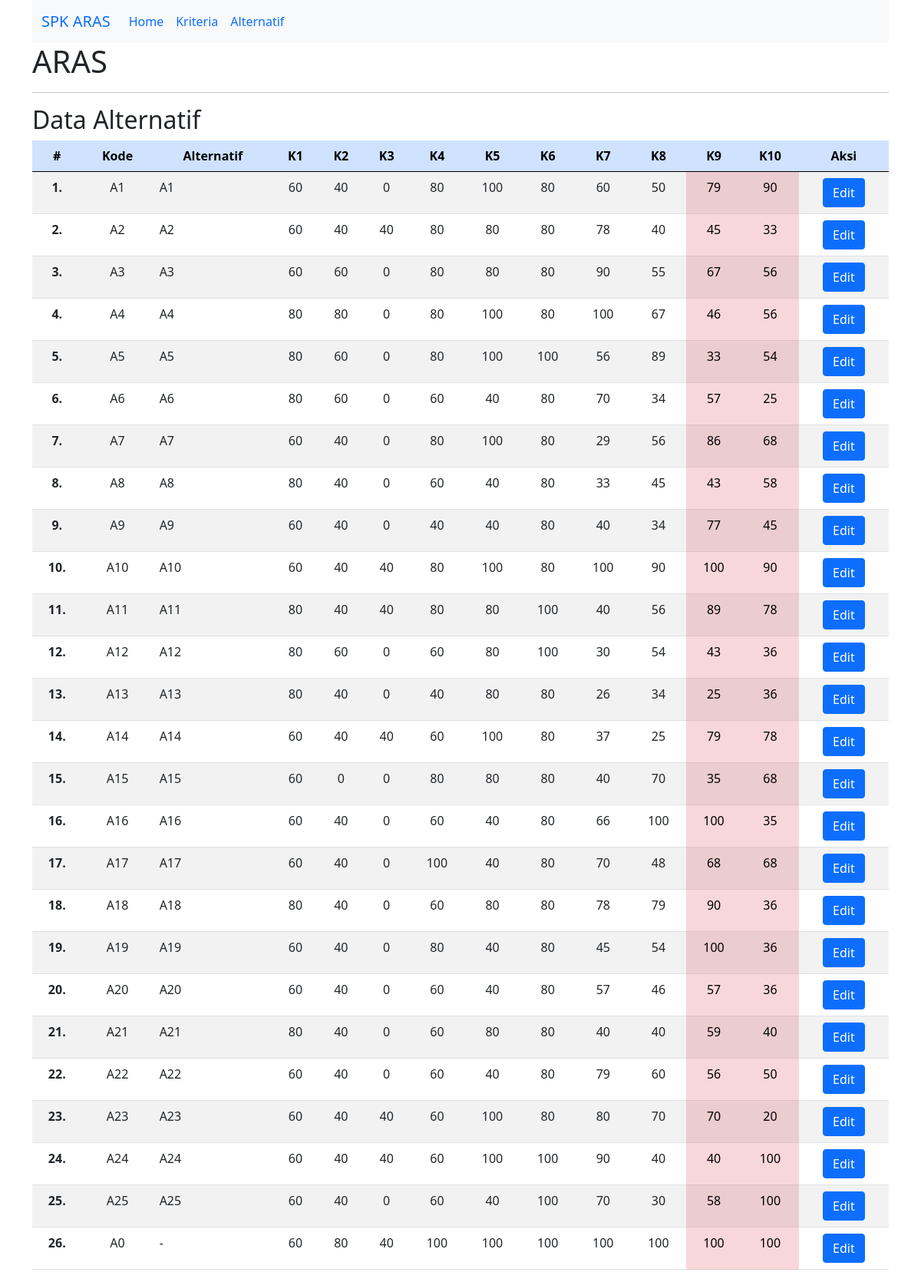
The page /alternatif.php on the database its author committed.
### tables this page shows
CREATE TABLE `tb_alternatif` (
  `id` int(6) NOT NULL,
  `kode` varchar(30) DEFAULT NULL,
  `alternatif` varchar(30) DEFAULT NULL,
  `k1` double DEFAULT NULL,
  `k2` double DEFAULT NULL,
  `k3` double DEFAULT NULL,
  `k4` double DEFAULT NULL,
  `k5` double DEFAULT NULL,
  `k6` double NOT NULL,
  `k7` double NOT NULL,
  `k8` double NOT NULL,
  `k9` double NOT NULL,
  `k10` double NOT NULL,
  `cost1` double NOT NULL,
  `cost2` double NOT NULL,
  `cost3` double NOT NULL,
  `cost4` double NOT NULL,
  `cost5` double NOT NULL,
  `cost6` double NOT NULL,
  `cost7` double NOT NULL,
  `cost8` double NOT NULL,
  `cost9` double NOT NULL,
  `cost10` double NOT NULL
);

### alternatif.php (the view, shortened to what this page needs)
<?php
$db = new mysqli('localhost','root','','aras10');
?>
<!doctype html>
<html lang="en">
<head>
  <link href="https://cdn.jsdelivr.net/npm/bootstrap@5.0.2/dist/css/bootstrap.min.css" rel="stylesheet">
</head>
<body>
 <div class="container">
<nav class="navbar navbar-expand-lg bg-light ">
  <div class="container-fluid">
    <a class="navbar-brand" href="#">SPK ARAS</a>
    <div class="collapse navbar-collapse" id="navbarNavDropdown">
      <ul class="navbar-nav">
        <li class="nav-item">
          <a class="nav-link active" aria-current="page" href="index.php">Home</a>
        </li>
        <li class="nav-item">
          <a class="nav-link" href="kriteria.php">Kriteria</a>
        </li>
        <li class="nav-item">
          <a class="nav-link" href="alternatif.php">Alternatif</a>
        </li>
      </ul>
    </div>
  </div>
</nav>
    <h1>ARAS</h1>
    <hr>
    <h2> Data Alternatif</h2>
    <table class="table table-striped">
      <thead class="table-primary">
        <tr>
          <th class="text-center">#</th>
          <th class="text-center">Kode</th>
          <th class="text-center">Alternatif</th>
          <th class="text-center">K1</th>
          <th class="text-center">K2</th>
          <th class="text-center">K3</th>
          <th class="text-center">K4</th>
          <th class="text-center">K5</th>
          <th class="text-center">K6</th>
          <th class="text-center">K7</th>
          <th class="text-center">K8</th>
          <th class="text-center">K9</th>
          <th class="text-center">K10</th>
          <th class="text-center">Aksi</th>
        </tr>
      </thead>
      <tbody>
        <?php
        $no = 1;
		$sql    = $db->QUERY ("SELECT * FROM `tb_alternatif` ORDER BY id ASC ");
		while   ($tampil = mysqli_fetch_array($sql)){
        ?>
          <tr>
            <th class="text-center"><?= $no++ ?>.</th>
            <td class="text-center"><?= $tampil['kode']; ?></td>
            <td class="text-left"><?= $tampil['alternatif']; ?></td>
            <td class="text-center"><?= $tampil['k1']; ?></td>
            <td class="text-center"><?= $tampil['k2']; ?></td>
            <td class="text-center"><?= $tampil['k3']; ?></td>
            <td class="text-center"><?= $tampil['k4']; ?></td>
            <td class="text-center"><?= $tampil['k5']; ?></td>
            <td class="text-center"><?= $tampil['k6']; ?></td>
            <td class="text-center"><?= $tampil['k7']; ?></td>
            <td class="text-center"><?= $tampil['k8']; ?></td>
            <td class="text-center table-danger"><?= $tampil['k9']; ?></td>
            <td class="text-center table-danger"><?= $tampil['k10']; ?></td>
            <td class="text-center">
			<a href="alternatif-add.php?id=<?php echo $tampil['id'];?>"><button type="button" class="btn btn-primary">Edit</button></a>
			</td>
          </tr>
		<?php }?>
		  </tbody>
    </table>
  </div>
</body>
</html>
</body>
</html>

### rows shown on the page
tb_alternatif: kode "A1", alternatif "A1", k1 "60", k2 "40", k3 "0", k4 "80", k5 "100", k6 "80", k7 "60", k8 "50", k9 "79", k10 "90"
tb_alternatif: kode "A2", alternatif "A2", k1 "60", k2 "40", k3 "40", k4 "80", k5 "80", k6 "80", k7 "78", k8 "40", k9 "45", k10 "33"
tb_alternatif: kode "A3", alternatif "A3", k1 "60", k2 "60", k3 "0", k4 "80", k5 "80", k6 "80", k7 "90", k8 "55", k9 "67", k10 "56"
tb_alternatif: kode "A4", alternatif "A4", k1 "80", k2 "80", k3 "0", k4 "80", k5 "100", k6 "80", k7 "100", k8 "67", k9 "46", k10 "56"
tb_alternatif: kode "A5", alternatif "A5", k1 "80", k2 "60", k3 "0", k4 "80", k5 "100", k6 "100", k7 "56", k8 "89", k9 "33", k10 "54"
tb_alternatif: kode "A6", alternatif "A6", k1 "80", k2 "60", k3 "0", k4 "60", k5 "40", k6 "80", k7 "70", k8 "34", k9 "57", k10 "25"
tb_alternatif: kode "A7", alternatif "A7", k1 "60", k2 "40", k3 "0", k4 "80", k5 "100", k6 "80", k7 "29", k8 "56", k9 "86", k10 "68"
tb_alternatif: kode "A8", alternatif "A8", k1 "80", k2 "40", k3 "0", k4 "60", k5 "40", k6 "80", k7 "33", k8 "45", k9 "43", k10 "58"
tb_alternatif: kode "A9", alternatif "A9", k1 "60", k2 "40", k3 "0", k4 "40", k5 "40", k6 "80", k7 "40", k8 "34", k9 "77", k10 "45"
tb_alternatif: kode "A10", alternatif "A10", k1 "60", k2 "40", k3 "40", k4 "80", k5 "100", k6 "80", k7 "100", k8 "90", k9 "100", k10 "90"
tb_alternatif: kode "A11", alternatif "A11", k1 "80", k2 "40", k3 "40", k4 "80", k5 "80", k6 "100", k7 "40", k8 "56", k9 "89", k10 "78"
tb_alternatif: kode "A12", alternatif "A12", k1 "80", k2 "60", k3 "0", k4 "60", k5 "80", k6 "100", k7 "30", k8 "54", k9 "43", k10 "36"
tb_alternatif: kode "A13", alternatif "A13", k1 "80", k2 "40", k3 "0", k4 "40", k5 "80", k6 "80", k7 "26", k8 "34", k9 "25", k10 "36"
tb_alternatif: kode "A14", alternatif "A14", k1 "60", k2 "40", k3 "40", k4 "60", k5 "100", k6 "80", k7 "37", k8 "25", k9 "79", k10 "78"
tb_alternatif: kode "A15", alternatif "A15", k1 "60", k2 "0", k3 "0", k4 "80", k5 "80", k6 "80", k7 "40", k8 "70", k9 "35", k10 "68"
tb_alternatif: kode "A16", alternatif "A16", k1 "60", k2 "40", k3 "0", k4 "60", k5 "40", k6 "80", k7 "66", k8 "100", k9 "100", k10 "35"
tb_alternatif: kode "A17", alternatif "A17", k1 "60", k2 "40", k3 "0", k4 "100", k5 "40", k6 "80", k7 "70", k8 "48", k9 "68", k10 "68"
tb_alternatif: kode "A18", alternatif "A18", k1 "80", k2 "40", k3 "0", k4 "60", k5 "80", k6 "80", k7 "78", k8 "79", k9 "90", k10 "36"
tb_alternatif: kode "A19", alternatif "A19", k1 "60", k2 "40", k3 "0", k4 "80", k5 "40", k6 "80", k7 "45", k8 "54", k9 "100", k10 "36"
tb_alternatif: kode "A20", alternatif "A20", k1 "60", k2 "40", k3 "0", k4 "60", k5 "40", k6 "80", k7 "57", k8 "46", k9 "57", k10 "36"
tb_alternatif: kode "A21", alternatif "A21", k1 "80", k2 "40", k3 "0", k4 "60", k5 "80", k6 "80", k7 "40", k8 "40", k9 "59", k10 "40"
tb_alternatif: kode "A22", alternatif "A22", k1 "60", k2 "40", k3 "0", k4 "60", k5 "40", k6 "80", k7 "79", k8 "60", k9 "56", k10 "50"
tb_alternatif: kode "A23", alternatif "A23", k1 "60", k2 "40", k3 "40", k4 "60", k5 "100", k6 "80", k7 "80", k8 "70", k9 "70", k10 "20"
tb_alternatif: kode "A24", alternatif "A24", k1 "60", k2 "40", k3 "40", k4 "60", k5 "100", k6 "100", k7 "90", k8 "40", k9 "40", k10 "100"
tb_alternatif: kode "A25", alternatif "A25", k1 "60", k2 "40", k3 "0", k4 "60", k5 "40", k6 "100", k7 "70", k8 "30", k9 "58", k10 "100"
tb_alternatif: kode "A0", alternatif "-", k1 "60", k2 "80", k3 "40", k4 "100", k5 "100", k6 "100", k7 "100", k8 "100", k9 "100", k10 "100"
